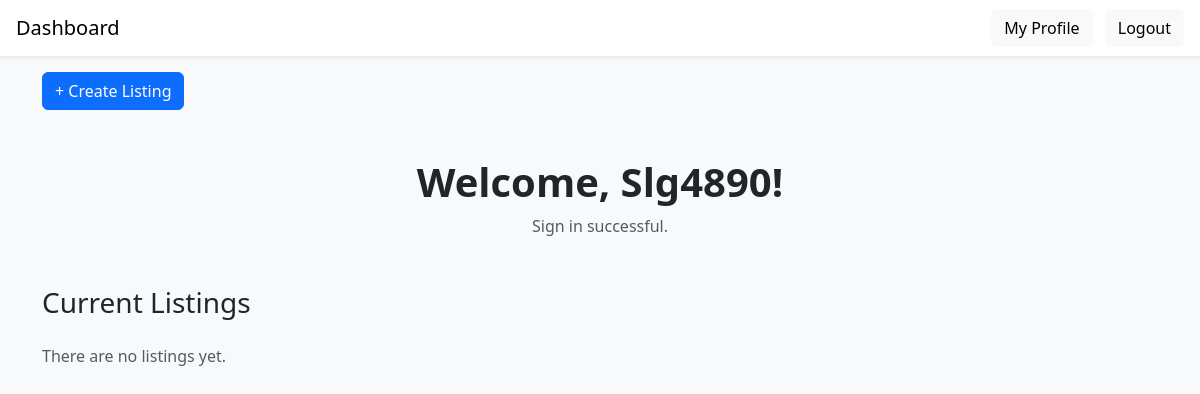
Page /dashboard/ (signed in) on the earlier database version.
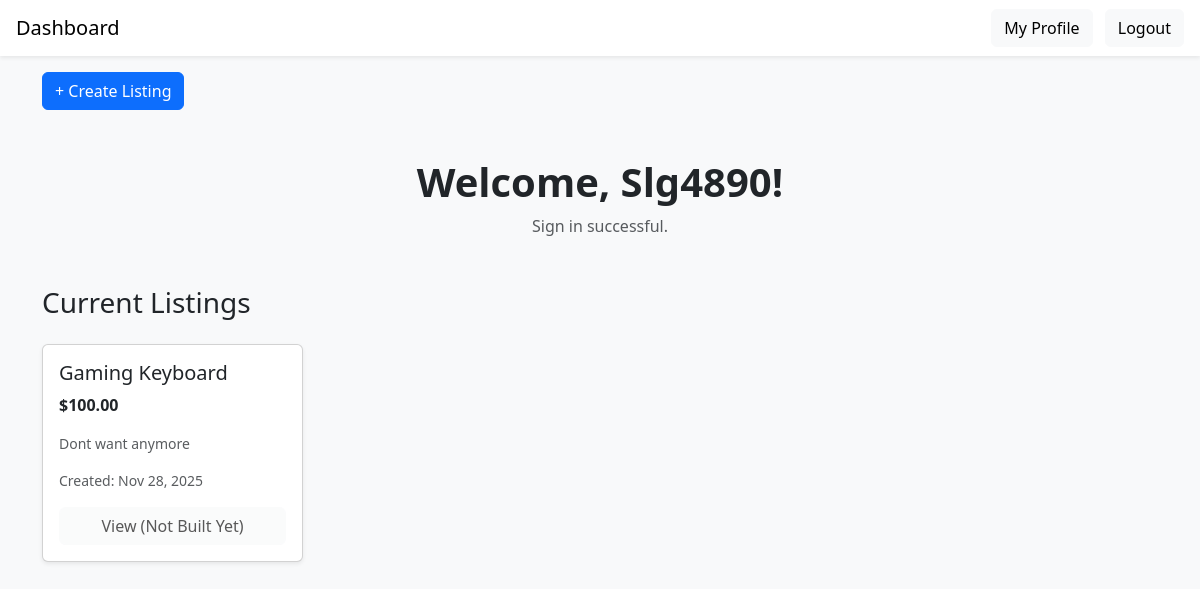
Same page on the later database version.
### market_App/models.py (models this page shows, shortened)
class Listings(models.Model):
    user = models.ForeignKey(Student, on_delete=models.CASCADE, related_name="listings")
    name = models.CharField(max_length=50)
    description = models.TextField(blank=True)
    price = models.DecimalField(max_digits=5, decimal_places=2, null=True, blank=True)
    creation_Date = models.DateTimeField(auto_now_add=True)

### market_App/views.py (the view)
# urls.py: path('dashboard/', views.dashboard, name='dashboard'),
@login_required
def dashboard(request):
    listings = Listings.objects.all()
    return render(request, 'mainPage.html', {
        'listings': listings
    })

### market_App/templates/mainPage.html (shortened to what this page needs)
<!DOCTYPE html>
<html lang="en">
<head>
    <link rel="stylesheet" href="https://cdn.jsdelivr.net/npm/bootstrap@5.3.2/dist/css/bootstrap.min.css">
</head>
<body class="bg-light">
<nav class="navbar navbar-expand-lg navbar-light bg-white shadow-sm px-3">
    <a class="navbar-brand" href="#">Dashboard</a>
    <div class="ms-auto">
        <a href="{% url 'profile' %}" class="btn btn-light me-2">My Profile</a>
        <a href="{% url 'logout' %}" class="btn btn-light">Logout</a>
    </div>
</nav>
<div class="container mt-3">
    <div class="d-flex justify-content-start">
        <a href="{% url 'create_listing' %}" class="btn btn-primary">
            + Create Listing
        </a>
    </div>
</div>
<div class="container py-5">
    <div class="text-center mb-5">
    <h1 class="fw-bold">Welcome, {{ user.username }}!</h1>
    <p class="text-muted">Sign in successful.</p>
</div>
<h3 class="mb-4">Current Listings</h3>
<div class="row g-4">
    {% for product in listings %}
    <div class="col-12 col-sm-6 col-lg-4 col-xl-3">
        <div class="card shadow-sm h-100">
            <div class="card-body">
                <h5 class="card-title">{{ product.name }}</h5>
                {% if product.price %}
                <p class="card-text fw-bold">${{ product.price }}</p>
                {% endif %}
                <p class="card-text text-muted small">{{ product.description|truncatewords:15 }}</p>
                <p class="text-muted small">
                    Created: {{ product.creation_Date|date:"M d, Y" }}
                </p>
                <a href="#" class="btn btn-light w-100 disabled">View (Not Built Yet)</a>
            </div>
        </div>
    </div>
    {% empty %}
        <p class="text-muted">There are no listings yet.</p>
    {% endfor %}
</div>
</div>
</body>
</html>

Differences in the rows shown:
added Listings: name "Gaming Keyboard", price "100.00", description "Dont want anymore", creation_Date "Nov 28, 2025"
Other differences:
text no longer shown: "There are no listings yet."
